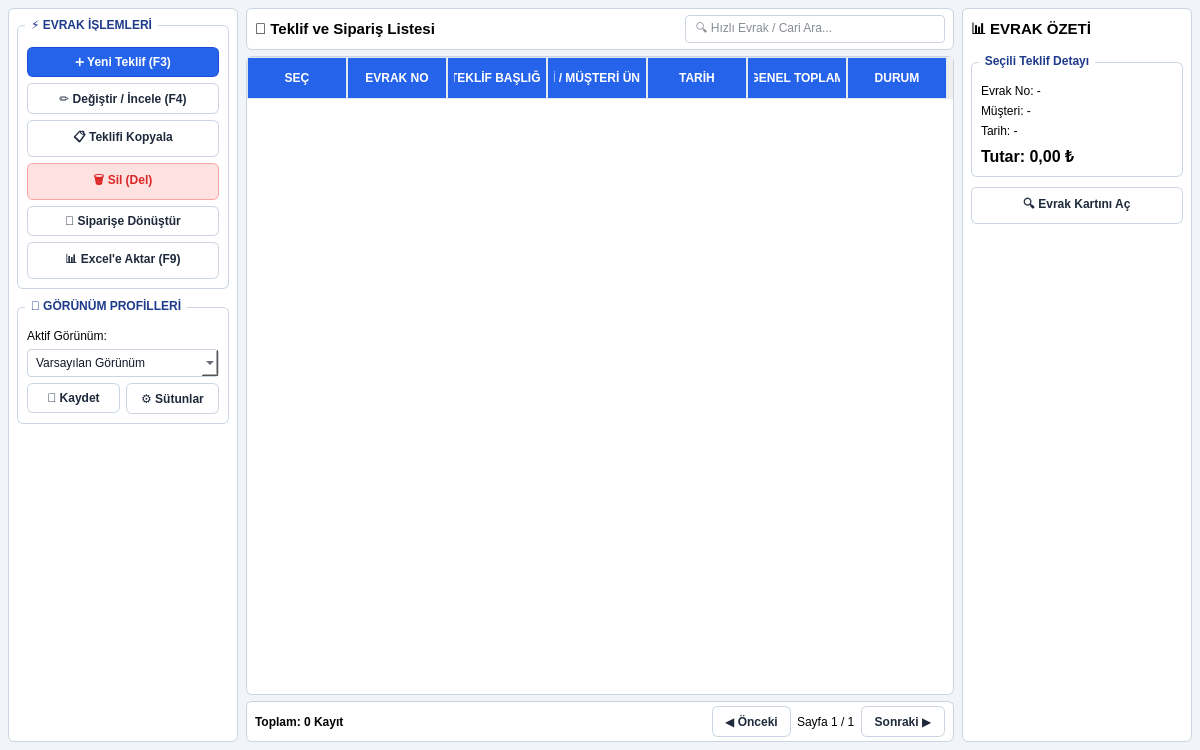
<?xml version="1.0" encoding="UTF-8"?>
<ui version="4.0">
 <class>TeklifListesiEkranFormu</class>
 <widget class="QWidget" name="TeklifListesiEkranFormu">
  <property name="geometry">
   <rect>
    <x>0</x>
    <y>0</y>
    <width>1200</width>
    <height>750</height>
   </rect>
  </property>
  <property name="windowTitle">
   <string>TOYA ERP - Teklif Yönetimi ve Evrak Listesi</string>
  </property>
  <property name="styleSheet">
   <string notr="true">/* TOYA ERP MERKEZİ TEMA STİLİ (QT DESIGNER ÖNİZLEME) */
QWidget#TeklifListesiEkranFormu {
    background-color: #f1f5f9;
    font-family: 'Segoe UI';
    font-size: 10pt;
}

QFrame#leftSidebarFrame, QFrame#rightSidebarFrame {
    background-color: #ffffff;
    border: 1px solid #cbd5e1;
    border-radius: 6px;
}

QFrame#topSearchFrame, QFrame#footerFrame {
    background-color: #ffffff;
    border: 1px solid #cbd5e1;
    border-radius: 6px;
}

QGroupBox {
    font-weight: bold;
    color: #1e3a8a;
    border: 1px solid #cbd5e1;
    border-radius: 6px;
    margin-top: 8px;
    padding-top: 12px;
}
QGroupBox::title {
    subcontrol-origin: margin;
    subcontrol-position: top left;
    left: 8px;
    padding: 0 4px;
    background-color: white;
}

QPushButton {
    background-color: #ffffff;
    color: #1e293b;
    border: 1px solid #cbd5e1;
    border-radius: 6px;
    padding: 7px 12px;
    font-weight: bold;
    font-size: 9pt;
}
QPushButton:hover {
    background-color: #f1f5f9;
}

QPushButton#btnNew {
    background-color: #2563eb;
    color: #ffffff;
    border: 1px solid #1d4ed8;
}
QPushButton#btnNew:hover {
    background-color: #1d4ed8;
}

QPushButton#btnDelete {
    background-color: #fee2e2;
    color: #dc2626;
    border: 1px solid #fca5a5;
}

QTableWidget {
    background-color: #ffffff;
    alternate-background-color: #f8fafc;
    gridline-color: #e2e8f0;
    border: 1px solid #cbd5e1;
    border-radius: 6px;
    selection-background-color: #3b82f6;
    selection-color: #ffffff;
}

QHeaderView::section {
    background-color: #2563eb;
    color: #ffffff;
    font-weight: bold;
    padding: 6px;
    border: 1px solid #e2e8f0;
    min-height: 28px;
}

QLineEdit, QComboBox {
    background-color: #ffffff;
    border: 1px solid #cbd5e1;
    border-radius: 4px;
    padding: 5px 8px;
    color: #0f172a;
}
</string>
  </property>
  <layout class="QHBoxLayout" name="mainHorizontalLayout">
   <property name="spacing">
    <number>8</number>
   </property>
   <property name="leftMargin">
    <number>8</number>
   </property>
   <property name="topMargin">
    <number>8</number>
   </property>
   <property name="rightMargin">
    <number>8</number>
   </property>
   <property name="bottomMargin">
    <number>8</number>
   </property>

   <!-- 1. SOL PANEL: İŞLEMLER VE PROFİLLER -->
   <item>
    <widget class="QFrame" name="leftSidebarFrame">
     <property name="minimumSize">
      <size>
       <width>230</width>
       <height>0</height>
      </size>
     </property>
     <property name="maximumSize">
      <size>
       <width>250</width>
       <height>16777215</height>
      </size>
     </property>
     <property name="frameShape">
      <enum>QFrame::StyledPanel</enum>
     </property>
     <property name="frameShadow">
      <enum>QFrame::Raised</enum>
     </property>
     <layout class="QVBoxLayout" name="leftSidebarLayout">
      <property name="spacing">
       <number>10</number>
      </property>
      <property name="leftMargin">
       <number>8</number>
      </property>
      <property name="topMargin">
       <number>8</number>
      </property>
      <property name="rightMargin">
       <number>8</number>
      </property>
      <property name="bottomMargin">
       <number>8</number>
      </property>

      <!-- İŞLEMLER GRUBU -->
      <item>
       <widget class="QGroupBox" name="grpActions">
        <property name="title">
         <string>⚡ EVRAK İŞLEMLERİ</string>
        </property>
        <layout class="QVBoxLayout" name="actionsVLayout">
         <property name="spacing">
          <number>6</number>
         </property>
         <item>
          <widget class="QPushButton" name="btnNew">
           <property name="cursor">
            <cursorShape>PointingHandCursor</cursorShape>
           </property>
           <property name="text">
            <string>➕ Yeni Teklif (F3)</string>
           </property>
          </widget>
         </item>
         <item>
          <widget class="QPushButton" name="btnEdit">
           <property name="cursor">
            <cursorShape>PointingHandCursor</cursorShape>
           </property>
           <property name="text">
            <string>✏️ Değiştir / İncele (F4)</string>
           </property>
          </widget>
         </item>
         <item>
          <widget class="QPushButton" name="btnDuplicate">
           <property name="text">
            <string>📋 Teklifi Kopyala</string>
           </property>
          </widget>
         </item>
         <item>
          <widget class="QPushButton" name="btnDelete">
           <property name="text">
            <string>🗑️ Sil (Del)</string>
           </property>
          </widget>
         </item>
         <item>
          <widget class="QPushButton" name="btnConvert">
           <property name="text">
            <string>🔄 Siparişe Dönüştür</string>
           </property>
          </widget>
         </item>
         <item>
          <widget class="QPushButton" name="btnExcel">
           <property name="text">
            <string>📊 Excel'e Aktar (F9)</string>
           </property>
          </widget>
         </item>
        </layout>
       </widget>
      </item>

      <!-- GÖRÜNÜM PROFİLLERİ GRUBU -->
      <item>
       <widget class="QGroupBox" name="grpProfiles">
        <property name="title">
         <string>🎨 GÖRÜNÜM PROFİLLERİ</string>
        </property>
        <layout class="QVBoxLayout" name="profilesVLayout">
         <property name="spacing">
          <number>6</number>
         </property>
         <item>
          <widget class="QLabel" name="lblActiveProfile">
           <property name="text">
            <string>Aktif Görünüm:</string>
           </property>
          </widget>
         </item>
         <item>
          <widget class="QComboBox" name="comboProfiles">
           <item>
            <property name="text">
             <string>Varsayılan Görünüm</string>
            </property>
           </item>
           <item>
            <property name="text">
             <string>Finans &amp; Muhasebe</string>
            </property>
           </item>
          </widget>
         </item>
         <item>
          <layout class="QHBoxLayout" name="profButtonsHLayout">
           <item>
            <widget class="QPushButton" name="btnSaveProfile">
             <property name="text">
              <string>💾 Kaydet</string>
             </property>
            </widget>
           </item>
           <item>
            <widget class="QPushButton" name="btnManageColumns">
             <property name="text">
              <string>⚙️ Sütunlar</string>
             </property>
            </widget>
           </item>
          </layout>
         </item>
        </layout>
       </widget>
      </item>

      <item>
       <spacer name="leftSpacer">
        <property name="orientation">
         <enum>Qt::Vertical</enum>
        </property>
        <property name="sizeHint" stdset="0">
         <size>
          <width>20</width>
          <height>40</height>
         </size>
        </property>
       </spacer>
      </item>
     </layout>
    </widget>
   </item>

   <!-- 2. ORTA PANEL: ARAMA, FİLTRE VE APPGRIID TABLOSU -->
   <item>
    <widget class="QWidget" name="centerContainer" native="true">
     <layout class="QVBoxLayout" name="centerLayout">
      <property name="spacing">
       <number>6</number>
      </property>
      <property name="leftMargin">
       <number>0</number>
      </property>
      <property name="topMargin">
       <number>0</number>
      </property>
      <property name="rightMargin">
       <number>0</number>
      </property>
      <property name="bottomMargin">
       <number>0</number>
      </property>

      <!-- ÜST ARAMA VE BİLGİ ŞERİDİ -->
      <item>
       <widget class="QFrame" name="topSearchFrame">
        <property name="frameShape">
         <enum>QFrame::StyledPanel</enum>
        </property>
        <layout class="QHBoxLayout" name="topSearchLayout">
         <property name="leftMargin">
          <number>8</number>
         </property>
         <property name="topMargin">
          <number>6</number>
         </property>
         <property name="rightMargin">
          <number>8</number>
         </property>
         <property name="bottomMargin">
          <number>6</number>
         </property>
         <item>
          <widget class="QLabel" name="lblModuleTitle">
           <property name="font">
            <font>
             <family>Segoe UI</family>
             <pointsize>11</pointsize>
             <bold>true</bold>
            </font>
           </property>
           <property name="text">
            <string>📄 Teklif ve Sipariş Listesi</string>
           </property>
          </widget>
         </item>
         <item>
          <spacer name="topSearchSpacer">
           <property name="orientation">
            <enum>Qt::Horizontal</enum>
           </property>
           <property name="sizeHint" stdset="0">
            <size>
             <width>40</width>
             <height>20</height>
            </size>
           </property>
          </spacer>
         </item>
         <item>
          <widget class="QLineEdit" name="txtQuickSearch">
           <property name="minimumSize">
            <size>
             <width>260</width>
             <height>28</height>
            </size>
           </property>
           <property name="placeholderText">
            <string>🔍 Hızlı Evrak / Cari Ara...</string>
           </property>
          </widget>
         </item>
        </layout>
       </widget>
      </item>

      <!-- ANA MERKEZİ GRID (QTableWidget) -->
      <item>
       <widget class="QTableWidget" name="mainGridTable">
        <property name="alternatingRowColors">
         <bool>true</bool>
        </property>
        <property name="selectionBehavior">
         <enum>QAbstractItemView::SelectRows</enum>
        </property>
        <property name="showGrid">
         <bool>true</bool>
        </property>
        <column>
         <property name="text">
          <string>SEÇ</string>
         </property>
        </column>
        <column>
         <property name="text">
          <string>EVRAK NO</string>
         </property>
        </column>
        <column>
         <property name="text">
          <string>TEKLİF BAŞLIĞI</string>
         </property>
        </column>
        <column>
         <property name="text">
          <string>CARİ / MÜŞTERİ ÜNVANI</string>
         </property>
        </column>
        <column>
         <property name="text">
          <string>TARİH</string>
         </property>
        </column>
        <column>
         <property name="text">
          <string>GENEL TOPLAM</string>
         </property>
        </column>
        <column>
         <property name="text">
          <string>DURUM</string>
         </property>
        </column>
       </widget>
      </item>

      <!-- ALT SAYFALAMA VE DURUM BİLGİSİ -->
      <item>
       <widget class="QFrame" name="footerFrame">
        <property name="frameShape">
         <enum>QFrame::StyledPanel</enum>
        </property>
        <layout class="QHBoxLayout" name="footerLayout">
         <property name="leftMargin">
          <number>8</number>
         </property>
         <property name="topMargin">
          <number>4</number>
         </property>
         <property name="rightMargin">
          <number>8</number>
         </property>
         <property name="bottomMargin">
          <number>4</number>
         </property>
         <item>
          <widget class="QLabel" name="lblRecordCount">
           <property name="font">
            <font>
             <bold>true</bold>
            </font>
           </property>
           <property name="text">
            <string>Toplam: 0 Kayıt</string>
           </property>
          </widget>
         </item>
         <item>
          <spacer name="footerSpacer">
           <property name="orientation">
            <enum>Qt::Horizontal</enum>
           </property>
           <property name="sizeHint" stdset="0">
            <size>
             <width>40</width>
             <height>20</height>
            </size>
           </property>
          </spacer>
         </item>
         <item>
          <widget class="QPushButton" name="btnPrevPage">
           <property name="text">
            <string>◀ Önceki</string>
           </property>
          </widget>
         </item>
         <item>
          <widget class="QLabel" name="lblPageNumber">
           <property name="text">
            <string>Sayfa 1 / 1</string>
           </property>
          </widget>
         </item>
         <item>
          <widget class="QPushButton" name="btnNextPage">
           <property name="text">
            <string>Sonraki ▶</string>
           </property>
          </widget>
         </item>
        </layout>
       </widget>
      </item>
     </layout>
    </widget>
   </item>

   <!-- 3. SAĞ PANEL: DETAY VE BAKİYE ÖZET KARTI -->
   <item>
    <widget class="QFrame" name="rightSidebarFrame">
     <property name="minimumSize">
      <size>
       <width>230</width>
       <height>0</height>
      </size>
     </property>
     <property name="maximumSize">
      <size>
       <width>260</width>
       <height>16777215</height>
      </size>
     </property>
     <property name="frameShape">
      <enum>QFrame::StyledPanel</enum>
     </property>
     <property name="frameShadow">
      <enum>QFrame::Raised</enum>
     </property>
     <layout class="QVBoxLayout" name="rightSidebarLayout">
      <property name="spacing">
       <number>10</number>
      </property>
      <property name="leftMargin">
       <number>8</number>
      </property>
      <property name="topMargin">
       <number>8</number>
      </property>
      <property name="rightMargin">
       <number>8</number>
      </property>
      <property name="bottomMargin">
       <number>8</number>
      </property>
      <item>
       <widget class="QLabel" name="lblSummaryHeader">
        <property name="font">
         <font>
          <family>Segoe UI</family>
          <pointsize>11</pointsize>
          <bold>true</bold>
         </font>
        </property>
        <property name="text">
         <string>📊 EVRAK ÖZETİ</string>
        </property>
       </widget>
      </item>
      <item>
       <widget class="QGroupBox" name="grpSelectedDocInfo">
        <property name="title">
         <string>Seçili Teklif Detayı</string>
        </property>
        <layout class="QVBoxLayout" name="docInfoLayout">
         <property name="spacing">
          <number>6</number>
         </property>
         <item>
          <widget class="QLabel" name="lblDocNo">
           <property name="text">
            <string>Evrak No: -</string>
           </property>
          </widget>
         </item>
         <item>
          <widget class="QLabel" name="lblCustomerName">
           <property name="text">
            <string>Müşteri: -</string>
           </property>
          </widget>
         </item>
         <item>
          <widget class="QLabel" name="lblDocDate">
           <property name="text">
            <string>Tarih: -</string>
           </property>
          </widget>
         </item>
         <item>
          <widget class="QLabel" name="lblGrandTotal">
           <property name="font">
            <font>
             <family>Segoe UI</family>
             <pointsize>12</pointsize>
             <bold>true</bold>
            </font>
           </property>
           <property name="text">
            <string>Tutar: 0,00 ₺</string>
           </property>
          </widget>
         </item>
        </layout>
       </widget>
      </item>
      <item>
       <widget class="QPushButton" name="btnOpenDetail">
        <property name="minimumSize">
         <size>
          <width>0</width>
          <height>34</height>
         </size>
        </property>
        <property name="cursor">
         <cursorShape>PointingHandCursor</cursorShape>
        </property>
        <property name="text">
         <string>🔍 Evrak Kartını Aç</string>
        </property>
       </widget>
      </item>
      <item>
       <spacer name="rightSpacer">
        <property name="orientation">
         <enum>Qt::Vertical</enum>
        </property>
        <property name="sizeHint" stdset="0">
         <size>
          <width>20</width>
          <height>40</height>
         </size>
        </property>
       </spacer>
      </item>
     </layout>
    </widget>
   </item>

  </layout>
 </widget>
 <resources/>
 <connections/>
</ui>
